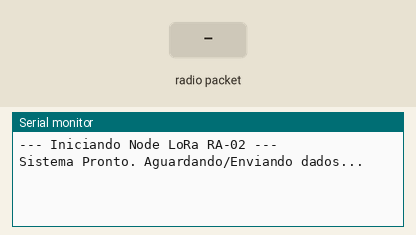
This program was run on a simulated ESP32. On the bench: the last lines printed to the serial monitor. Inputs (shaded band) come from the test bench. No radio packets arrive unless stated.

Above: at 1.2 s.
1.3 s: radio packet "1" arrives
At 1.7 s:
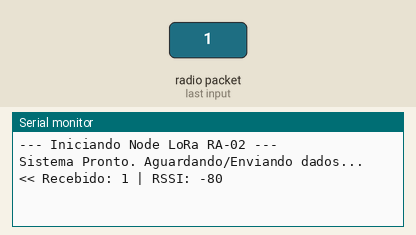
3.5 s: radio packet "0" arrives
At 3.9 s:
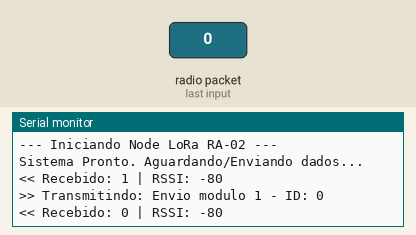
5.0 s: radio packet "2" arrives
At 5.7 s:
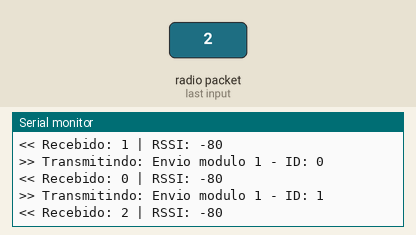
Timing chart, 0 to 8.0 s (numbered marks = the images above; inputs shaded):
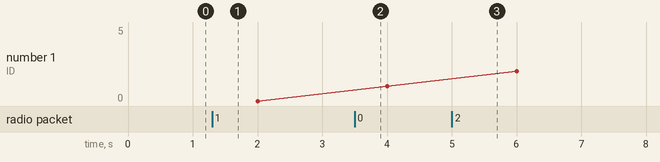

The program:

main.cpp
```cpp
#include <SPI.h>
#include <LoRa.h>

// Definições de pinos baseadas no manual 7Semi RA-02 [cite: 137, 182]
#define SS 5
#define RST 4
#define DIO0 26

// Configurações do Contador e Temporização
int contador = 0;
unsigned long ultimoEnvio = 0;
const long intervalo = 2000; // Intervalo de 2 segundos (2000ms)

void setup()
{
    Serial.begin(115200);
    while (!Serial)
        ;

    Serial.println("--- Iniciando Node LoRa RA-02 ---");

    // Configuração dos pinos SPI para o ESP32 conforme manual [cite: 201, 206]
    LoRa.setPins(SS, RST, DIO0);

    // Inicializa o rádio em 433 MHz [cite: 234]
    if (!LoRa.begin(433E6)) // caso seja o de 915 Mhz basta usar 915E6
    {
        Serial.println("Erro: Falha no hardware LoRa!");
        while (1)
            ;
    }

    Serial.println("Sistema Pronto. Aguardando/Enviando dados...");
}

void loop()
{
    unsigned long tempoAtual = millis();

    // --- TRANSMISSÃO AUTOMÁTICA (TX) ---
    if (tempoAtual - ultimoEnvio >= intervalo)
    {
        ultimoEnvio = tempoAtual;

        String mensagem = "Envio modulo 1 - ID: " + String(contador);

        Serial.print(">> Transmitindo: ");
        Serial.println(mensagem);

        LoRa.beginPacket();   // [cite: 242]
        LoRa.print(mensagem); // [cite: 250]
        LoRa.endPacket();     // [cite: 251]

        contador++; // Incrementa para a próxima mensagem ser distinta
    }

    // --- RECEPÇÃO (RX) ---
    int packetSize = LoRa.parsePacket(); // [cite: 294]
    if (packetSize)
    {
        String recebido = "";
        while (LoRa.available())
        {
            recebido += (char)LoRa.read(); // [cite: 299]
        }

        Serial.print("<< Recebido: ");
        Serial.print(recebido);
        Serial.print(" | RSSI: ");
        Serial.println(LoRa.packetRssi()); // Força do sinal recebido
    }
}
```

Measured:
- after the input at 1.3 s, the serial monitor: prints a new line at once (image 1)
- after the input at 3.5 s, the serial monitor: prints a new line at once (image 2)
- after the input at 5.0 s, the serial monitor: prints a new line at once (image 3)
